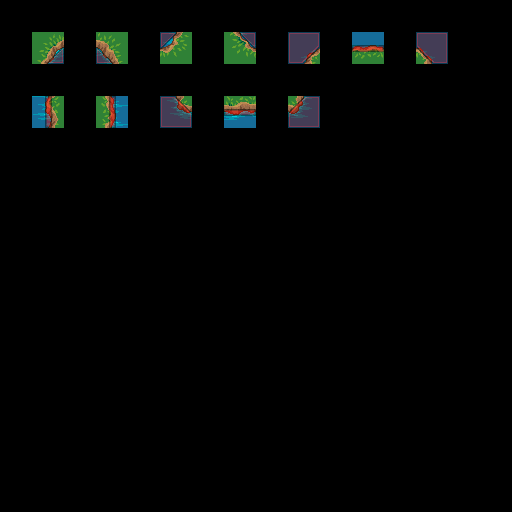

This is a level from a 2D game, rendered from its Tiled map with the project's own tilesets. A one-line summary and the map file follow, with tile-layer data summarised:
An orthogonal 16x16 tile map with 32x32 px tiles, 5 tile layers (regions, input_Fringe, input_Fringe, input_Fringe, ...), 2 tilesets.

<map version="1.0" orientation="orthogonal" width="16" height="16" tilewidth="32" tileheight="32">
 <tileset firstgid="1" name="ground" tilewidth="32" tileheight="32">
  <image source="../../images/ground.png" width="480" height="736" />
 </tileset>
 <tileset firstgid="346" name="metatiles32x32" tilewidth="32" tileheight="32">
  <image source="../../images/metatiles32x32.png" width="96" height="192" />
 </tileset>
 <layer name="regions" width="16" height="16">
  <data>[256 cells, 12 non-empty, 2 distinct tile ids]</data>
 </layer>
 <layer name="input_Fringe" width="16" height="16">
  <data>[256 cells, 12 non-empty, 12 distinct tile ids]</data>
 </layer>
 <layer name="input_Fringe" width="16" height="16">
  <data>[256 cells, 12 non-empty, 12 distinct tile ids]</data>
 </layer>
 <layer name="input_Fringe" width="16" height="16">
  <data>[256 cells, 12 non-empty, 12 distinct tile ids]</data>
 </layer>
 <layer name="output_Collision" width="16" height="16" opacity="0.44">
  <data>[256 cells, 12 non-empty, 10 distinct tile ids]</data>
 </layer>
</map>
